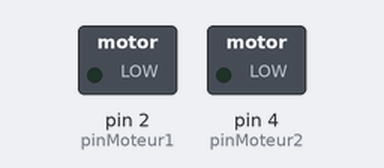
A sketch run on a simulated Arduino Uno, built with avr-gcc and run on an emulated ATmega328P. Parts: switched loads named in the sketch (green lamp = pin HIGH).

Above: at 0.5 s.
At 1.5 s:
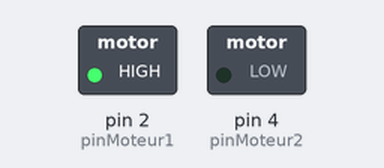
At 5.5 s:
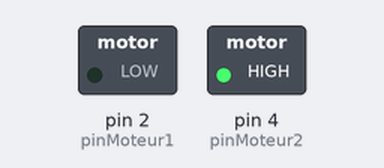
Timing chart, 0 to 6.9 s (numbered marks = the images above):
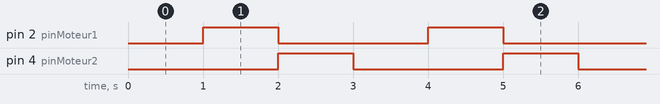

Measured:
- by itself, pin 2 (pinMoteur1), pin 4 (pinMoteur2): alternates HIGH for 1.0 s and LOW for 2.0 s
- by itself, everything shown: repeats every 3.0 s, in 3 steps

The sketch:

moteurDc-cartepuissance_arduino.ino
```cpp
int pinMoteur1 = 2;
int pinMoteur2 = 4;

void setup() {

  pinMode(pinMoteur1,OUTPUT);
  pinMode(pinMoteur2,OUTPUT);
}

void loop() {
  digitalWrite(pinMoteur1,LOW);
  digitalWrite(pinMoteur2,LOW);
  delay(1000);
  digitalWrite(pinMoteur1,HIGH);
  digitalWrite(pinMoteur2,LOW);
  delay(1000);
  digitalWrite(pinMoteur1,LOW);
  digitalWrite(pinMoteur2,HIGH);
  delay(1000);


}
```
